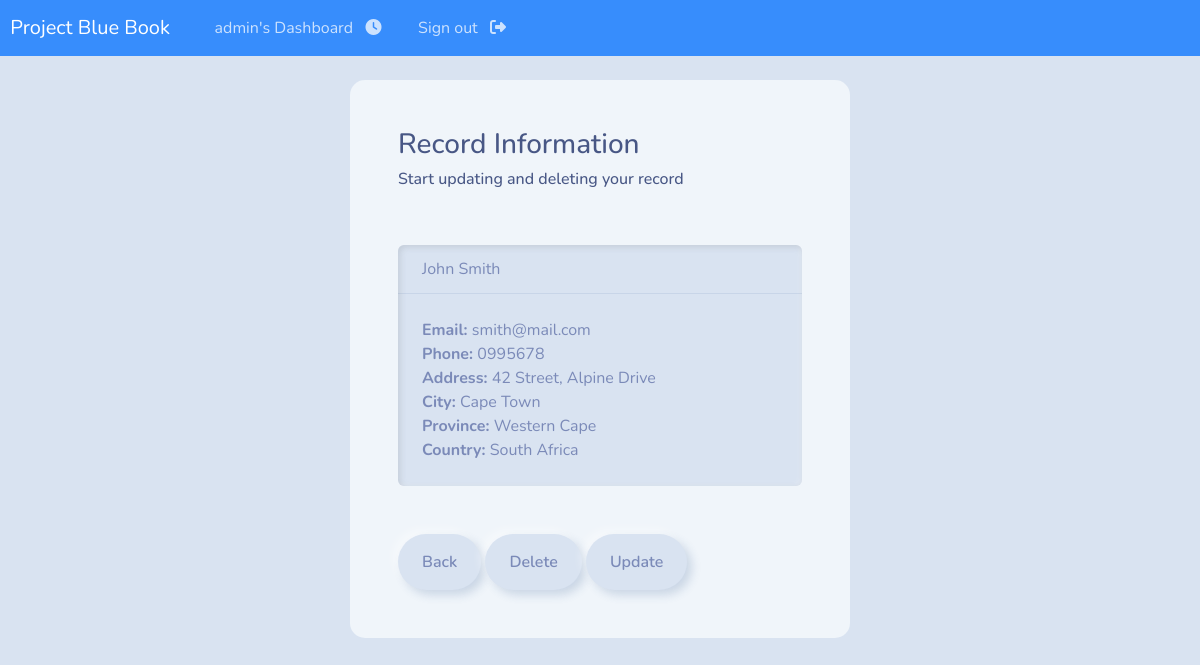
The page /record/1 (signed in) on the database its author committed.
### webapp/models.py (models this page shows, shortened)
class Record(models.Model):
    creation_date = models.DateTimeField(auto_now_add=True)
    first_name = models.CharField(max_length=100)
    last_name = models.CharField(max_length=100)
    email = models.CharField(max_length=255)
    phone = models.CharField(max_length=20)
    address = models.CharField(max_length=300)
    city = models.CharField(max_length=255)
    province = models.CharField(max_length=200)
    country = models.CharField(max_length=124)

### webapp/views.py (the view)
# urls.py: path('record/<int:pk>', views.show_individual_record, name='show_record'), # read one single record
@login_required(login_url='login')
def show_individual_record(request, pk):
    record = Record.objects.get(id=pk)
    return render(request, template_name='webapp/record.html', context={'record':record})

### webapp/templates/webapp/record.html (shortened to what this page needs)
{% extends 'webapp/base.html' %}
{% block content %}
<body>
    <div class="container bg-light shadow-md p-5 form-layout">
        <h3>Record Information</h3>
        <h6>Start updating and deleting your record</h6>
        <br>
        <div class="card">
        <div class="card-header">
            {{ record.first_name }} {{ record.last_name }}
        </div>
        <div class="card-body">
            <p class="card-text">
                <strong>Email: </strong>{{ record.email }}
                <br>
                <strong>Phone: </strong>{{ record.phone }}
                <br>
                <strong>Address: </strong>{{ record.address }}
                <br>
                <strong>City: </strong>{{ record.city }}
                <br>
                <strong>Province: </strong>{{ record.province }}
                <br>
                <strong>Country: </strong>{{ record.country }}
                <br>
            </p>
        </div>
    </div>
    <br><br>
    <a href="{% url 'dashboard' %}" class="btn btn-secondary">Back</a>
   <a href="{% url 'delete_record' record.id %}" class="btn btn-danger">Delete</a>
   <a href="{% url 'update_record' record.id %}" class="btn btn-secondary">Update</a>
        <br>
    </div>
    <br>
</body>
{% endblock %}

### webapp/templates/webapp/navbar.html (shortened to what this page needs)
<nav class="navbar navbar-expand-lg navbar-dark bg-primary justify-content-center">
    <a class="navbar-brand main-heading" href="{% url 'home' %}">
      &nbsp; Project Blue Book
    </a>
      <div class="collapse navbar-collapse text-center" id="navbarNavDropdown">
        <ul class="navbar-nav mr-auto">
          {% if user.is_authenticated %}
            <li class="nav-item">
              <a class="nav-link" href="{% url 'dashboard' %}">{{ user }}'s Dashboard &nbsp; <i class="fas fa-clock"></i> </a>
            </li>
            <li class="nav-item">
              <a class="nav-link" href="{% url 'logout' %}">Sign out &nbsp; <i class="fa fa-sign-out" aria-hidden="true"></i> </a>
            </li>
        </ul>
        {% endif %}
      </div>
  </nav>

### static/css/styles.css (style rules this page uses)
.form-layout { border-radius: 15px; width: 500px; }

### rows shown on the page
Record: first_name "John", last_name "Smith", email "smith@mail.com", phone "0995678", address "42 Street, Alpine Drive", city "Cape Town", province "Western Cape", country "South Africa"

### other values the page prints
{{ user }} "admin"
